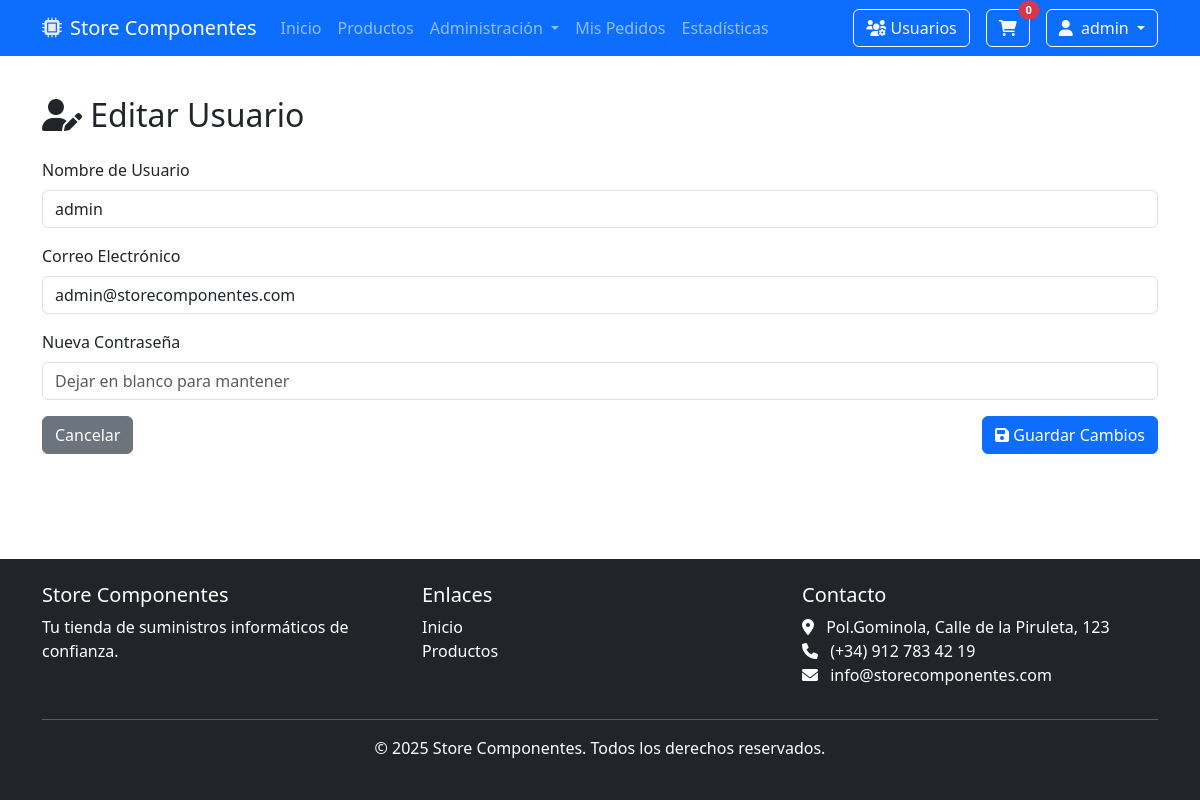
The page /usuarios/1/editar (signed in) on the database its author committed.
### tables this page shows
CREATE TABLE usuarios (
    id INTEGER PRIMARY KEY AUTOINCREMENT,
    username TEXT UNIQUE NOT NULL,
    email TEXT UNIQUE NOT NULL,
    password TEXT NOT NULL,
    es_admin BOOLEAN DEFAULT 0,
    fecha_registro TIMESTAMP DEFAULT CURRENT_TIMESTAMP
);

### main.py (the view, shortened to what this page needs)
@app.route('/usuarios/<int:usuario_id>/editar', methods=['GET', 'POST'])
def editar_usuario(usuario_id):
    if not session.get('es_admin'):
        flash('Acceso denegado', 'danger')
        return redirect(url_for('home'))
    usuario = Usuario.get_by_id(usuario_id)
    if not usuario:
        flash('Usuario no encontrado', 'danger')
        return redirect(url_for('gestionar_usuarios'))
    return render_template('usuarios/usuarios_editar.html', usuario=usuario)

### db.py (called while the page is built)
def crear_directorio_db():
    if not os.path.exists(DB_DIR):
        os.makedirs(DB_DIR)

def get_db_connection():
    crear_directorio_db()
    conn = sqlite3.connect(DB_PATH)
    conn.row_factory = sqlite3.Row  # Para acceder a las columnas por nombre
    return conn

@contextmanager
def get_db():
    conn = get_db_connection()
    try:
        yield conn
        conn.commit()
    except Exception as e:
        conn.rollback()
        raise e
    finally:
        conn.close()

### main.py (called while the page is built)
@app.context_processor
def inject_context():
    return {
        'now': datetime.datetime.now()
    }

### models.py (called while the page is built)
    @classmethod
    def get_by_id(cls, usuario_id):
        with get_db() as conn:
            cursor = conn.cursor()
            cursor.execute("SELECT * FROM usuarios WHERE id = ?", (usuario_id,))
            row = cursor.fetchone()
            if row:
                return cls(
                    id=row['id'],
                    username=row['username'],
                    email=row['email'],
                    password=row['password'],
                    es_admin=bool(row['es_admin']),
                    fecha_registro=row['fecha_registro']
                )
            return None

### templates/usuarios/usuarios_editar.html (shortened to what this page needs)
{% extends 'base.html' %}
{% block content %}
<div class="container mt-4">
    <h2><i class="fas fa-user-edit"></i> Editar Usuario</h2>
    <form method="post" class="mt-4">
        <div class="mb-3">
            <label for="username" class="form-label">Nombre de Usuario</label>
            <input type="text" class="form-control" id="username" name="username" required value="{{ usuario.username }}">
        </div>
        <div class="mb-3">
            <label for="email" class="form-label">Correo Electrónico</label>
            <input type="email" class="form-control" id="email" name="email" required value="{{ usuario.email }}">
        </div>
        <div class="mb-3">
            <label for="password" class="form-label">Nueva Contraseña</label>
            <input type="password" class="form-control" id="password" name="password" placeholder="Dejar en blanco para mantener">
        </div>
        <div class="d-flex justify-content-between">
            <a href="{{ url_for('gestionar_usuarios') }}" class="btn btn-secondary">Cancelar</a>
            <button type="submit" class="btn btn-primary"><i class="fas fa-save"></i> Guardar Cambios</button>
        </div>
    </form>
</div>
{% endblock %}

### templates/base.html (shortened to what this page needs)
<!DOCTYPE html>
<html lang="es">
<head>
    <link href="https://cdn.jsdelivr.net/npm/bootstrap@5.3.0-alpha1/dist/css/bootstrap.min.css" rel="stylesheet">
    <link rel="stylesheet" href="https://cdnjs.cloudflare.com/ajax/libs/font-awesome/6.0.0/css/all.min.css">
    <link rel="stylesheet" href="https://cdnjs.cloudflare.com/ajax/libs/toastr.js/latest/toastr.min.css">
    <link rel="stylesheet" href="{{ url_for('static', filename='css/styles.css') }}">
</head>
<body>
    <nav class="navbar navbar-expand-lg navbar-dark bg-primary">
        <div class="container">
            <a class="navbar-brand" href="{{ url_for('home') }}">
                <i class="fas fa-microchip me-2"></i>Store Componentes
            </a>
            <div class="collapse navbar-collapse" id="navbarMain">
                <ul class="navbar-nav me-auto mb-2 mb-lg-0">
                    <li class="nav-item">
                        <a class="nav-link" href="{{ url_for('home') }}">Inicio</a>
                    </li>
                    <li class="nav-item">
                        <a class="nav-link" href="{{ url_for('listar_productos') }}">Productos</a>
                    </li>
                    {% if session.get('es_admin') %}
                    <li class="nav-item dropdown">
                        <a class="nav-link dropdown-toggle" href="#" id="navbarAdmin" role="button" data-bs-toggle="dropdown">
                            Administración
                        </a>
                    </li>
                    {% endif %}
                    {% if session.get('usuario_id') %}
                    <li class="nav-item">
                        <a class="nav-link" href="{{ url_for('listar_ventas') }}">Mis Pedidos</a>
                    </li>
                    <li class="nav-item">
                        <a class="nav-link" href="{{ url_for('estadisticas') }}">Estadísticas</a>
                    </li>
                    {% endif %}
                </ul>
                <div class="d-flex align-items-center">
                    {% if session.get('usuario_id') %}
                    {% if session.get('es_admin') %}
                    <a href="{{ url_for('gestionar_usuarios') }}" class="btn btn-outline-light me-3">
                        <i class="fas fa-users-cog"></i> Usuarios
                    </a>
                    {% endif %}
                    <a href="{{ url_for('crear_venta') }}" class="btn btn-outline-light position-relative me-3">
                        <i class="fas fa-shopping-cart"></i>
                        <span id="carrito-contador" class="position-absolute top-0 start-100 translate-middle badge rounded-pill bg-danger">
                            0
                        </span>
                    </a>
                    <div class="dropdown">
                        <button class="btn btn-outline-light dropdown-toggle" type="button" id="userDropdown" data-bs-toggle="dropdown">
                            <i class="fas fa-user me-1"></i> {{ session.get('username', 'Usuario') }}
                        </button>
                    </div>
                    {% else %}
                    <a href="{{ url_for('login') }}" class="btn btn-outline-light me-2">Iniciar Sesión</a>
                    <a href="{{ url_for('registro') }}" class="btn btn-light">Registrarse</a>
                    {% endif %}
                </div>
            </div>
        </div>
    </nav>
    <main>
        {% block content %}{% endblock %}
    </main>
    <footer class="bg-dark text-white mt-5 py-4">
        <div class="container">
            <div class="row">
                <div class="col-md-4">
                    <h5>Store Componentes</h5>
                    <p>Tu tienda de suministros informáticos de confianza.</p>
                </div>
                <div class="col-md-4">
                    <h5>Enlaces</h5>
                    <ul class="list-unstyled">
                        <li><a href="{{ url_for('home') }}" class="text-white">Inicio</a></li>
                        <li><a href="{{ url_for('listar_productos') }}" class="text-white">Productos</a></li>
                    </ul>
                </div>
                <div class="col-md-4">
                    <h5>Contacto</h5>
                    <address>
                        <i class="fas fa-map-marker-alt me-2"></i> Pol.Gominola, Calle de la Piruleta, 123<br>
                        <i class="fas fa-phone me-2"></i> (+34) 912 783 42 19<br>
                        <i class="fas fa-envelope me-2"></i> info@storecomponentes.com
                    </address>
                </div>
            </div>
            <hr>
            <div class="text-center">
                <p>&copy; {{ now.year }} Store Componentes. Todos los derechos reservados.</p>
            </div>
        </div>
    </footer>
</body>
</html>

### static/css/styles.css (style rules this page uses)
body { min-height: 100vh; display: flex; flex-direction: column; }
main { flex: 1; }
.navbar-brand i { color: #e9ecef; }
footer { margin-top: auto; }
footer a { text-decoration: none; }
#carrito-contador { font-size: 0.7rem; }

### rows shown on the page
usuarios: get "admin", username "admin", email "admin@storecomponentes.com"
